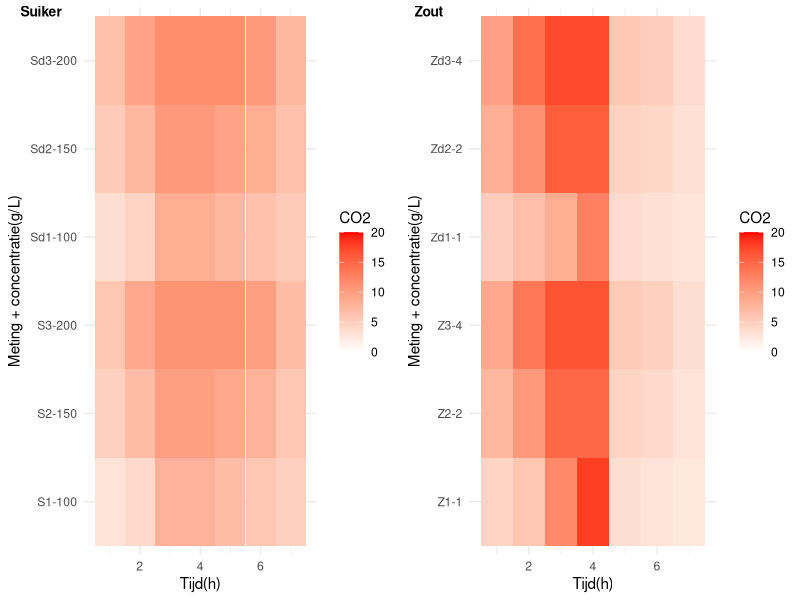
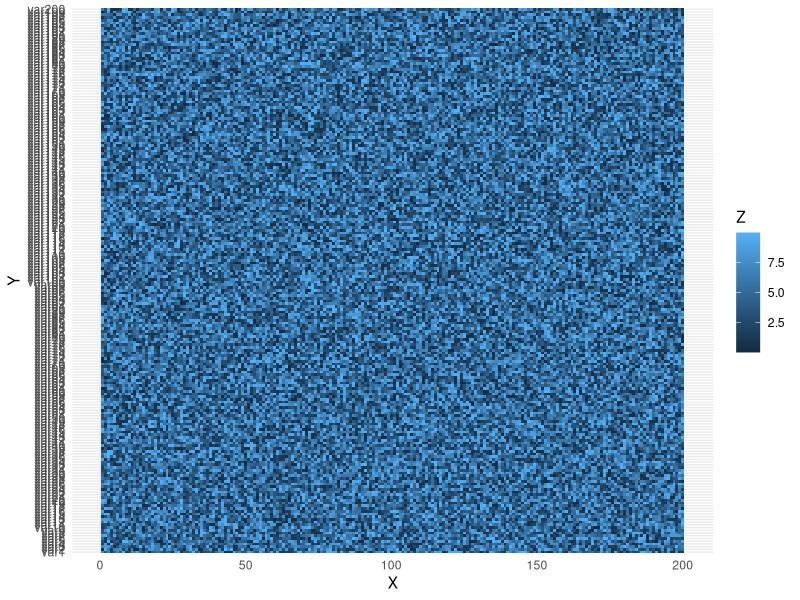
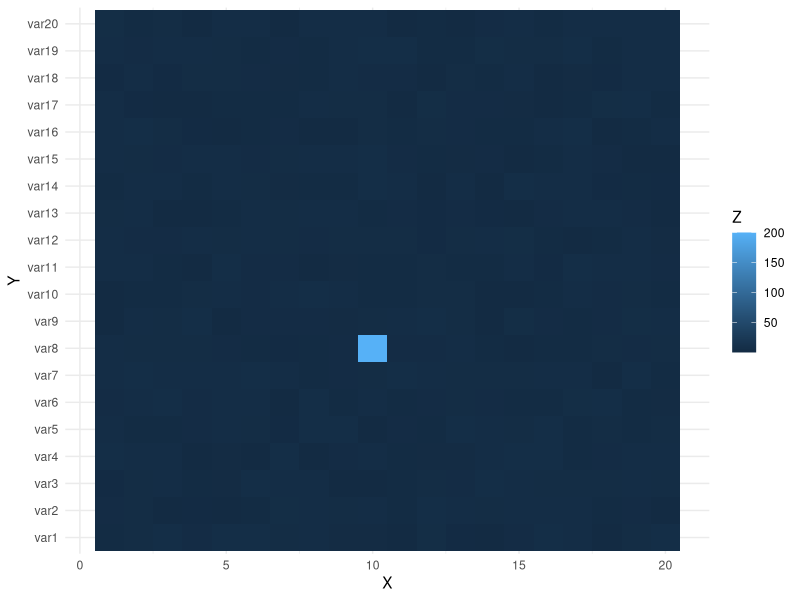
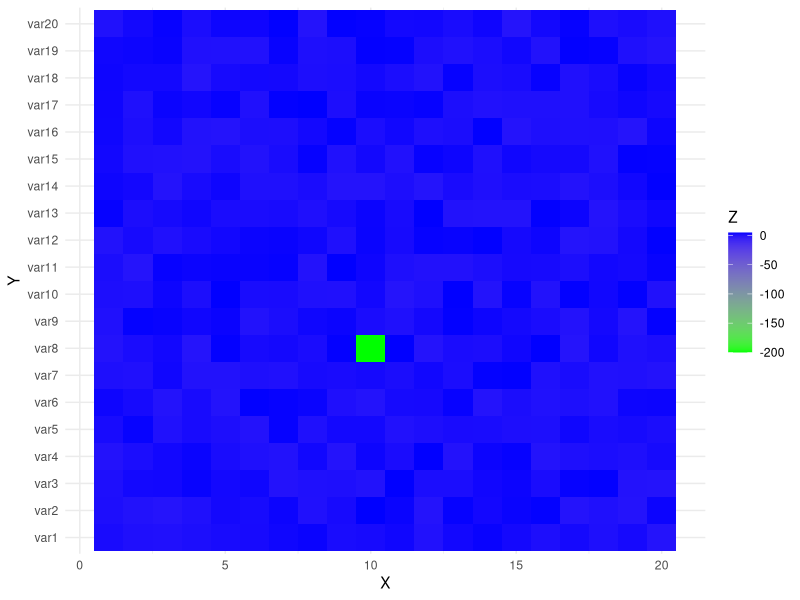
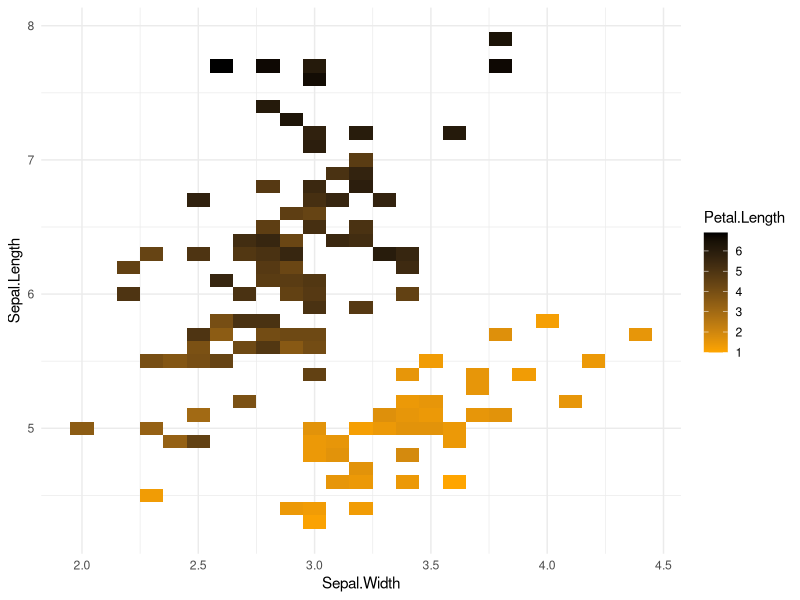
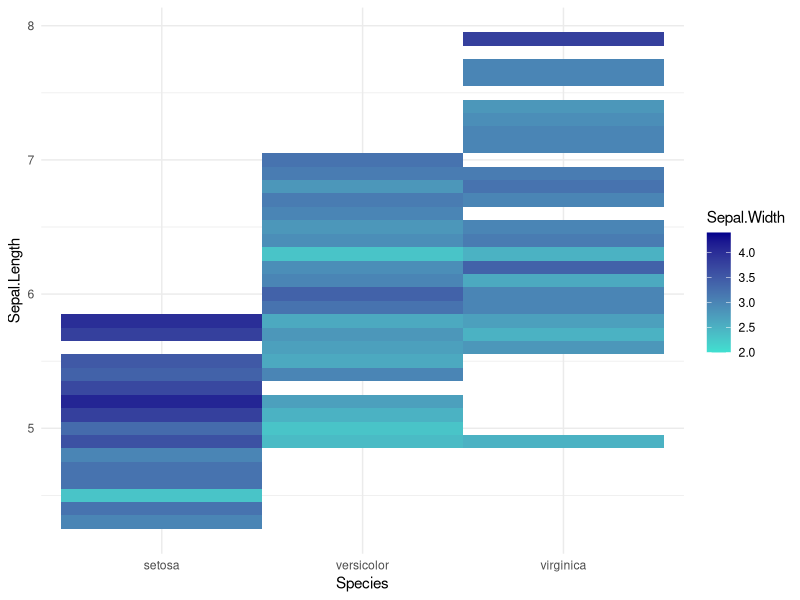
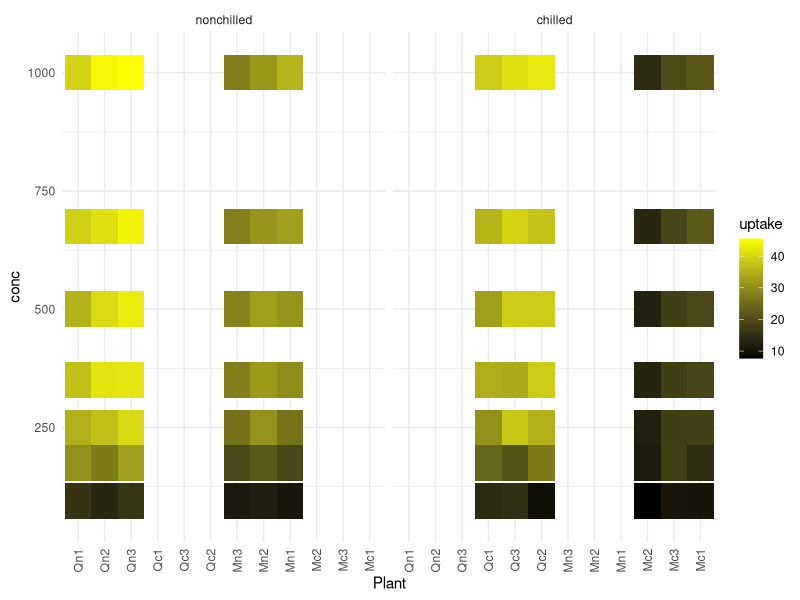

The R source for these figures, in order:
## ---- chunk 1
knitr::opts_chunk$set(echo = TRUE)
## ---- chunk 2
library(ggplot2)
library(dplyr)
library(cowplot)
## ---- chunk 3
getwd()
## ---- chunk 4
dataset_suiker <- read.csv(file = "./data/Maatsheet_experiment_gist_test_data_suiker.csv")
dataset_zout <- read.csv(file = "./data/Maatsheet_experiment_gist_test_data_zout.csv")

head(dataset_suiker)
head(dataset_zout)
## ---- chunk 5
suiker_df <- as.data.frame(dataset_suiker)
zout_df <- as.data.frame(dataset_zout)

head(suiker_df)
head(zout_df)
## ---- chunk 6
suiker_df <- suiker_df[c(1, 2, 3, 6)]
zout_df <- zout_df[c(1, 2, 3, 6)]

head(suiker_df)
head(zout_df)

str(suiker_df)
str(zout_df)
## ---- chunk 7
names(suiker_df) <- c("ID", "Meting", "Suiker", "CO2")
names(zout_df) <- c("ID", "Meting", "Zout", "CO2")

head(suiker_df)
head(zout_df)
## ---- chunk 8
summary(suiker_df)
summary(zout_df)
## ---- chunk 9
# Nieuwe variabelen die ik dan makkelijk kan veranderen
viz_suiker_df <- suiker_df
viz_zout_df <- zout_df

# Ik combineer het ID met de concentratie zodat ik die samen op een as kan hebben
viz_suiker_df$ID <- paste(viz_suiker_df$ID, viz_suiker_df$Suiker, sep = "-")
viz_zout_df$ID <- paste(viz_zout_df$ID, viz_zout_df$Zout, sep = "-")

# Ik maak hier twee verschillende heatmaps die ik later samen ga zetten 
suiker_plot <- ggplot(data = viz_suiker_df,
            mapping = aes(x = Meting, y = ID, fill = CO2)) +
            geom_tile() +
            labs(y = "Meting + concentratie(g/L)", x = "Tijd(h)") +
            scale_fill_gradient(limits = c(0, 20), low = "white", high = "red") +
            theme_minimal()

zout_plot <- ggplot(data = viz_zout_df,
            mapping = aes(x = Meting, y = ID, fill = CO2)) +
            geom_tile() +
            labs(y = "Meting + concentratie(g/L)", x = "Tijd(h)") +
            scale_fill_gradient(limits = c(0, 20), low = "white", high = "red") +
            theme_minimal()

# Hier geef ik nog een keer de concentratie bij het ID voor duidelijkheid
for (i in 1:6){
    cat(suiker_df[i, 1], "=", suiker_df[i, 3], "g/L suiker     ")
    cat(zout_df[i, 1], "=", zout_df[i, 3], "g/L zout\n")
}

# Ik gebruik hier de cowplot library om de twee heatmaps naast elkaar te zetten
plot_grid(suiker_plot, zout_plot, labels = c("Suiker", "Zout"), label_size = 10, align = "h")
## ---- chunk 10
x <- 1:200
y <- paste0("var", seq(1:200))
data <- expand.grid(X=x, Y=y)
data$Z <- runif(40000, 0, 10)

ggplot(data, aes(X, Y, fill= Z)) + 
  geom_tile() +
  theme_minimal()
## ---- chunk 11
x <- 1:20
y <- paste0("var", seq(1:20))
data <- expand.grid(X=x, Y=y)
data$Z <- runif(400, 0, 5)
data$Z[150] <- c(200)

ggplot(data, aes(X, Y, fill= Z)) + 
  geom_tile() +
  theme_minimal()
## ---- chunk 12
x <- 1:20
y <- paste0("var", seq(1:20))
data <- expand.grid(X=x, Y=y)
data$Z <- runif(400, 0, 5)
data$Z[150] <- c(-200)

ggplot(data, aes(X, Y, fill= Z)) + 
  geom_tile() +
  scale_fill_gradient(low = "green", high = "blue") +
  theme_minimal()
## ---- chunk 13
data <- datasets::iris

ggplot(data, aes(Sepal.Width, Sepal.Length, fill= Petal.Length)) + 
  geom_tile() +
  scale_fill_gradient(low = "orange", high = "black") +
  theme_minimal()
## ---- chunk 14
data <- datasets::iris

ggplot(data, aes(Species, Sepal.Length, fill= Sepal.Width)) + 
  geom_tile() +
  scale_fill_gradient(low = "turquoise", high = "darkblue") +
  theme_minimal()
## ---- chunk 15
(data <- datasets::CO2)

ggplot(data, aes(Plant, conc, fill= uptake)) + 
  geom_tile() +
  scale_fill_gradient(low = "black", high = "yellow") +
  theme_minimal() +
  theme(axis.text.x = element_text(angle = 90, vjust = 0.5, hjust=1)) +
  facet_wrap(data$Treatment)
